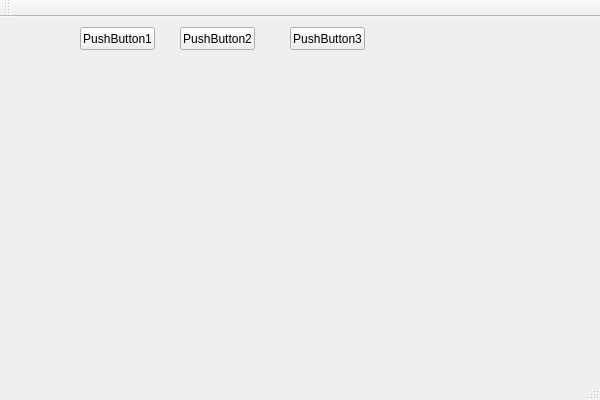
<?xml version="1.0" encoding="UTF-8"?>
<ui version="4.0">
 <class>TestAppClass</class>
 <widget class="QMainWindow" name="TestAppClass">
  <property name="geometry">
   <rect>
    <x>0</x>
    <y>0</y>
    <width>600</width>
    <height>400</height>
   </rect>
  </property>
  <property name="windowTitle">
   <string>TestApp</string>
  </property>
  <widget class="QWidget" name="centralWidget">
   <widget class="QPushButton" name="m_pushButton1">
    <property name="geometry">
     <rect>
      <x>80</x>
      <y>10</y>
      <width>75</width>
      <height>23</height>
     </rect>
    </property>
    <property name="text">
     <string>PushButton1</string>
    </property>
   </widget>
   <widget class="QPushButton" name="m_pushButton2">
    <property name="geometry">
     <rect>
      <x>180</x>
      <y>10</y>
      <width>75</width>
      <height>23</height>
     </rect>
    </property>
    <property name="text">
     <string>PushButton2</string>
    </property>
   </widget>
   <widget class="QPushButton" name="m_pushButton3">
    <property name="geometry">
     <rect>
      <x>290</x>
      <y>10</y>
      <width>75</width>
      <height>23</height>
     </rect>
    </property>
    <property name="text">
     <string>PushButton3</string>
    </property>
   </widget>
  </widget>
  <widget class="QMenuBar" name="menuBar">
   <property name="geometry">
    <rect>
     <x>0</x>
     <y>0</y>
     <width>600</width>
     <height>21</height>
    </rect>
   </property>
  </widget>
  <widget class="QToolBar" name="mainToolBar">
   <attribute name="toolBarArea">
    <enum>TopToolBarArea</enum>
   </attribute>
   <attribute name="toolBarBreak">
    <bool>false</bool>
   </attribute>
  </widget>
  <widget class="QStatusBar" name="statusBar"/>
 </widget>
 <layoutdefault spacing="6" margin="11"/>
 <resources>
  <include location="TestApp.qrc"/>
 </resources>
 <connections/>
</ui>
